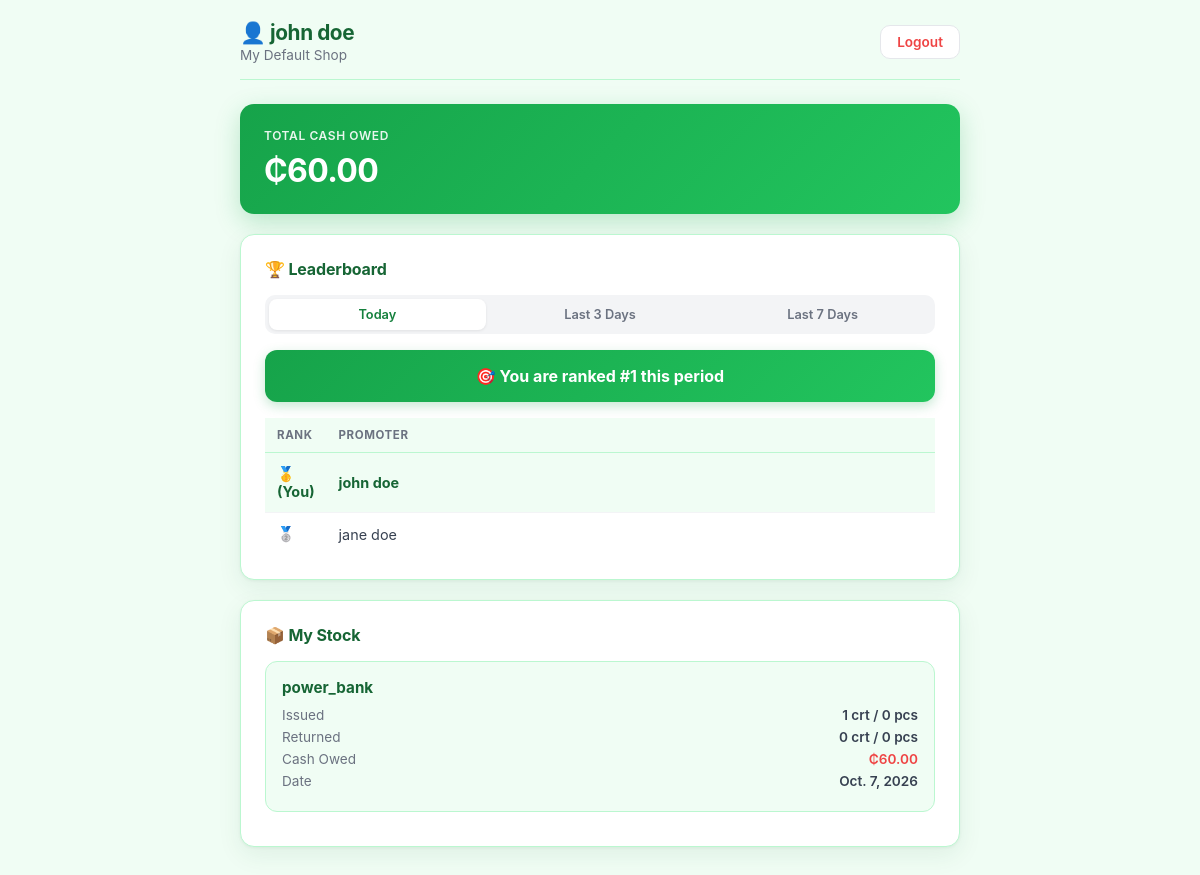
The page /promoter/dashboard/ (signed in) on the database its author committed.
### main/models.py (models this page shows, shortened)
class Promoter(models.Model):
    shop = models.ForeignKey(Shop, on_delete=models.CASCADE, null=True, blank=True)
    name = models.CharField(max_length=100)
    phone_number = models.CharField(max_length=20, blank=True)

class Shop(models.Model):
    name = models.CharField(max_length=200, default="My Shop")
    created_at = models.DateTimeField(auto_now_add=True)

class DailyDeployment(models.Model):
    shop = models.ForeignKey(Shop, on_delete=models.CASCADE, null=True, blank=True)
    promoter = models.ForeignKey(Promoter, on_delete=models.CASCADE)
    product = models.ForeignKey(Product, on_delete=models.CASCADE)
    date = models.DateField(auto_now_add=True)
    cartons_taken = models.IntegerField(default=0)
    pieces_taken = models.IntegerField(default=0)
    cartons_returned = models.IntegerField(default=0)
    pieces_returned = models.IntegerField(default=0)
    cash_owed = models.DecimalField(max_digits=10, decimal_places=2, default=0.00, editable=False)

class Product(models.Model):
    shop = models.ForeignKey(Shop, on_delete=models.CASCADE, null=True, blank=True)
    name = models.CharField(max_length=200)
    items_per_carton = models.IntegerField(help_text="How many single pieces fit into one carton?")
    price_per_carton = models.DecimalField(max_digits=10, decimal_places=2)
    price_per_piece = models.DecimalField(max_digits=10, decimal_places=2)
    initial_stock = models.IntegerField(default=0)
    cartons_in_stock = models.IntegerField(default=0, editable=False)
    pieces_in_stock = models.IntegerField(default=0, editable=False)
    total_pieces_in_stock = models.IntegerField(default=0, editable=False)

### promoter/views.py (the view)
# urls.py: path('dashboard/', views.promoter_dashboard, name='promoter_dashboard'),
def promoter_dashboard(request):
    promoter_id = request.session.get("promoter_id")
    shop_id = request.session.get("promoter_shop_id")
    if not promoter_id or not shop_id:
        return redirect("promoter_login")
    try:
        promoter = Promoter.objects.get(id=promoter_id, shop_id=shop_id)
        shop = Shop.objects.get(id=shop_id)
    except (Promoter.DoesNotExist, Shop.DoesNotExist):
        request.session.flush()
        return redirect("promoter_login")
    my_deployments = (
        DailyDeployment.objects
        .filter(shop=shop, promoter=promoter)
        .select_related("product")
        .order_by("-date")
    )
    total_cash_owed = sum(d.cash_owed for d in my_deployments)
    window = request.GET.get("window", "1")
    today = timezone.localdate()
    if window == "3":
        start_date = today - timedelta(days=2)
    elif window == "7":
        start_date = today - timedelta(days=6)
    else:
        start_date = today
    leaderboard = (
        DailyDeployment.objects
        .filter(shop=shop, date__gte=start_date)
        .values("promoter__id", "promoter__name")
        .annotate(total_cash=Sum("cash_owed"))
        .order_by("-total_cash")
    )
    my_rank = None
    for idx, entry in enumerate(leaderboard, start=1):
        if entry["promoter__id"] == promoter.id:
            my_rank = idx
            break
    context = {
        "promoter": promoter,
        "shop": shop,
        "deployments": my_deployments,
        "total_cash_owed": total_cash_owed,
        "leaderboard": leaderboard,
        "my_rank": my_rank,
        "active_window": window,
    }
    return render(request, "promoter/promoter_dashboard.html", context)

### promoter/templates/promoter/promoter_dashboard.html (shortened to what this page needs)
<!DOCTYPE html>
<html lang="en">
<head>
</head>
<body>
<div class="container">
  <div class="header">
    <div class="header-info">
      <h1>👤 {{ promoter.name }}</h1>
      <div class="shop">{{ shop.name }}</div>
    </div>
    <a href="{% url 'promoter_logout' %}" class="btn-logout">Logout</a>
  </div>
  <div class="stat-card">
    <div class="stat-label">Total Cash Owed</div>
    <div class="stat-value">₵{{ total_cash_owed }}</div>
  </div>
  <div class="section">
    <div class="section-title">🏆 Leaderboard</div>
    <div class="window-toggles">
      <a href="?window=1" class="{% if active_window == '1' %}active{% endif %}">Today</a>
      <a href="?window=3" class="{% if active_window == '3' %}active{% endif %}">Last 3 Days</a>
      <a href="?window=7" class="{% if active_window == '7' %}active{% endif %}">Last 7 Days</a>
    </div>
    {% if my_rank %}
    <div class="rank-banner">🎯 You are ranked #{{ my_rank }} this period</div>
    {% endif %}
    {% if leaderboard %}
    <table class="lb-table">
      <thead>
        <tr>
          <th>Rank</th>
          <th>Promoter</th>
        </tr>
      </thead>
      <tbody>
        {% for entry in leaderboard %}
        <tr class="{% if entry.promoter__id == promoter.id %}is-you{% endif %}">
          <td class="lb-rank">
            {% if forloop.counter == 1 %}🥇
            {% elif forloop.counter == 2 %}🥈
            {% elif forloop.counter == 3 %}🥉
            {% else %}#{{ forloop.counter }}{% endif %}
            {% if entry.promoter__id == promoter.id %} (You){% endif %}
          </td>
          <td>{{ entry.promoter__name }}</td>
        </tr>
        {% endfor %}
      </tbody>
    </table>
    {% else %}
    <div class="empty">
      <div class="empty-icon">🏆</div>
      <p>No sales recorded in this period yet.</p>
    </div>
    {% endif %}
  </div>
  <div class="section">
    <div class="section-title">📦 My Stock</div>
    {% if deployments %}
      {% for dep in deployments %}
      <div class="dep-card">
        <div class="dep-product">{{ dep.product.name }}</div>
        <div class="dep-row">
          <span class="label">Issued</span>
          <span class="value">{{ dep.cartons_taken }} crt / {{ dep.pieces_taken }} pcs</span>
        </div>
        <div class="dep-row">
          <span class="label">Returned</span>
          <span class="value">{{ dep.cartons_returned }} crt / {{ dep.pieces_returned }} pcs</span>
        </div>
        <div class="dep-row">
          <span class="label">Cash Owed</span>
          <span class="value cash">₵{{ dep.cash_owed }}</span>
        </div>
        <div class="dep-row">
          <span class="label">Date</span>
          <span class="value">{{ dep.date }}</span>
        </div>
      </div>
      {% endfor %}
    {% else %}
      <div class="empty">
        <div class="empty-icon">📦</div>
        <p>No stock issued to you yet.</p>
      </div>
    {% endif %}
  </div>
</div>
</body>
</html>

### promoter/templates/promoter/promoter_dashboard.html (style rules this page uses)
:root { --g-50:#f0fdf4; --g-100:#dcfce7; --g-200:#bbf7d0; --g-500:#22c55e; --g-600:#16a34a; --g-700:#15803d; --g-800:#166534; --white:#ffffff; --gray-100:#f3f4f6; --gray-200:#e5e7eb; --gray-400:#9ca3af; --gray-500:#6b7280; --gray-700:#374151; --red:#ef4444; --amber:#f59e0b; --blue:#3b82f6; --radius:14px; --shadow:0 1px 3px rgba(20,83,45,0.06), 0 8px 24px rgba(20,83,45,0.08); }
* { box-sizing:border-box; margin:0; padding:0; }
body { font-family: "Inter", system-ui, -apple-system, sans-serif; background: var(--g-50); color: var(--gray-700); min-height: 100vh; padding: 20px; }
.container { max-width: 720px; margin: 0 auto; }
.header { display: flex; justify-content: space-between; align-items: center; margin-bottom: 24px; padding-bottom: 16px; border-bottom: 1px solid var(--g-200); }
.header-info h1 { font-size: 1.3rem; font-weight: 700; color: var(--g-800); letter-spacing: -0.02em; }
.header-info .shop { font-size: 0.85rem; color: var(--gray-500); margin-top: 2px; }
.btn-logout { background: var(--white); color: var(--red); border: 1.5px solid var(--gray-200); padding: 8px 16px; border-radius: 10px; font-size: 0.85rem; font-weight: 600; text-decoration: none; transition: all 0.15s; }
.stat-card { background: linear-gradient(135deg, var(--g-600), var(--g-500)); color: white; border-radius: var(--radius); padding: 24px; margin-bottom: 20px; box-shadow: 0 8px 24px rgba(22,163,74,0.25); }
.stat-label { font-size: 0.75rem; font-weight: 600; text-transform: uppercase; letter-spacing: 0.05em; opacity: 0.9; margin-bottom: 8px; }
.stat-value { font-size: 2rem; font-weight: 700; letter-spacing: -0.02em; }
.section { background: var(--white); border: 1px solid var(--g-200); border-radius: var(--radius); padding: 24px; margin-bottom: 20px; box-shadow: var(--shadow); }
.section-title { font-size: 1rem; font-weight: 700; color: var(--g-800); margin-bottom: 16px; display: flex; align-items: center; gap: 8px; letter-spacing: -0.01em; }
.dep-card { background: var(--g-50); border: 1px solid var(--g-200); border-radius: 12px; padding: 16px; margin-bottom: 10px; }
.dep-product { font-weight: 700; font-size: 0.95rem; color: var(--g-800); margin-bottom: 10px; }
.dep-row { display: flex; justify-content: space-between; font-size: 0.85rem; margin-bottom: 6px; }
.dep-row .label { color: var(--gray-500); }
.dep-row .value { font-weight: 600; color: var(--gray-700); }
.dep-row .value.cash { color: var(--red); }
.window-toggles { display: flex; gap: 6px; margin-bottom: 16px; background: var(--gray-100); padding: 4px; border-radius: 10px; }
.window-toggles a { flex: 1; padding: 8px 12px; border-radius: 8px; font-size: 0.8rem; font-weight: 600; text-decoration: none; color: var(--gray-500); text-align: center; transition: all 0.15s; }
.window-toggles a.active { background: var(--white); color: var(--g-700); box-shadow: 0 1px 3px rgba(0,0,0,0.08); }
.rank-banner { background: linear-gradient(135deg, var(--g-600), var(--g-500)); color: white; border-radius: 12px; padding: 16px; text-align: center; margin-bottom: 16px; font-weight: 700; font-size: 1rem; box-shadow: 0 4px 12px rgba(22,163,74,0.25); }
.lb-table { width: 100%; border-collapse: collapse; font-size: 0.9rem; }
.lb-table th { text-align: left; padding: 10px 12px; font-size: 0.72rem; font-weight: 700; text-transform: uppercase; letter-spacing: 0.05em; color: var(--gray-500); background: var(--g-50); border-bottom: 1px solid var(--g-200); }
.lb-table td { padding: 12px; border-bottom: 1px solid var(--gray-100); }
.lb-table tr:last-child td { border-bottom: none; }
.lb-table tr.is-you { background: var(--g-50); }
.lb-table tr.is-you td { font-weight: 700; color: var(--g-800); }
.lb-rank { font-weight: 700; width: 60px; }

### rows shown on the page
Promoter: name "john doe"
Shop: name "My Default Shop"
DailyDeployment: product.name "power_bank", cartons_taken "1", pieces_taken "0", cartons_returned "0", pieces_returned "0", cash_owed "60.00", date "Oct. 7, 2026"

### other values the page prints
{{ total_cash_owed }} "60.00"
{{ my_rank }} "1"
{{ entry.promoter__name }} "john doe" "jane doe"
